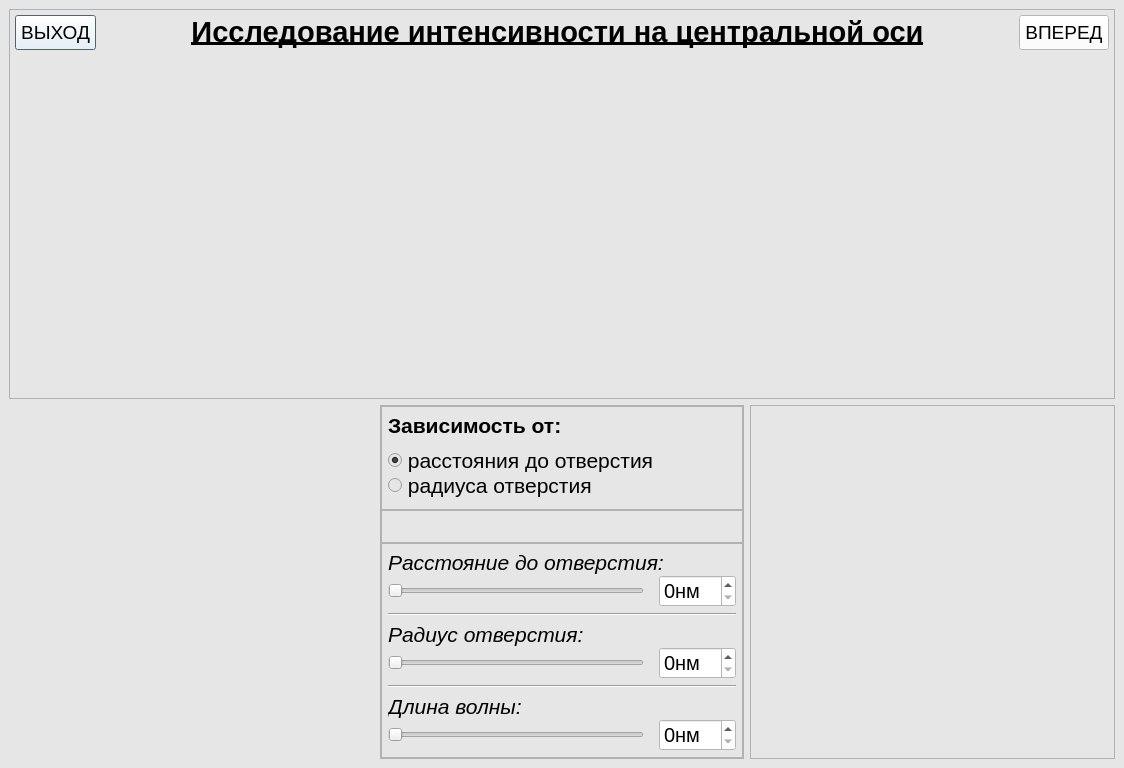
<?xml version="1.0" encoding="UTF-8"?>
<ui version="4.0">
 <class>IntensityGraphWindow</class>
 <widget class="QMainWindow" name="IntensityGraphWindow">
  <property name="geometry">
   <rect>
    <x>0</x>
    <y>0</y>
    <width>1124</width>
    <height>768</height>
   </rect>
  </property>
  <property name="windowTitle">
   <string>MainWindow</string>
  </property>
  <property name="styleSheet">
   <string notr="true">background-color: rgb(230, 230, 230);</string>
  </property>
  <widget class="QWidget" name="centralwidget">
   <layout class="QGridLayout" name="gridLayout_2" rowstretch="0,0,11,10">
    <item row="2" column="0" colspan="3">
     <widget class="QFrame" name="frame_3">
      <property name="frameShape">
       <enum>QFrame::StyledPanel</enum>
      </property>
      <property name="frameShadow">
       <enum>QFrame::Raised</enum>
      </property>
      <layout class="QGridLayout" name="gridLayout_3">
       <property name="leftMargin">
        <number>0</number>
       </property>
       <property name="topMargin">
        <number>0</number>
       </property>
       <property name="rightMargin">
        <number>0</number>
       </property>
       <property name="bottomMargin">
        <number>0</number>
       </property>
       <property name="spacing">
        <number>0</number>
       </property>
       <item row="0" column="0">
        <widget class="QWidget" name="widget" native="true">
         <property name="sizePolicy">
          <sizepolicy hsizetype="Preferred" vsizetype="Fixed">
           <horstretch>0</horstretch>
           <verstretch>0</verstretch>
          </sizepolicy>
         </property>
         <layout class="QHBoxLayout" name="horizontalLayout_4">
          <property name="spacing">
           <number>5</number>
          </property>
          <property name="leftMargin">
           <number>5</number>
          </property>
          <property name="topMargin">
           <number>5</number>
          </property>
          <property name="rightMargin">
           <number>5</number>
          </property>
          <property name="bottomMargin">
           <number>10</number>
          </property>
          <item alignment="Qt::AlignLeft">
           <widget class="FontScalablePushButton" name="pushButton_Back">
            <property name="sizePolicy">
             <sizepolicy hsizetype="Preferred" vsizetype="Expanding">
              <horstretch>0</horstretch>
              <verstretch>0</verstretch>
             </sizepolicy>
            </property>
            <property name="minimumSize">
             <size>
              <width>0</width>
              <height>0</height>
             </size>
            </property>
            <property name="font">
             <font>
              <family>Arial</family>
              <pointsize>14</pointsize>
             </font>
            </property>
            <property name="styleSheet">
             <string notr="true">background-color:white;
padding-top:5%;
padding-bottom:5%;
padding-left:5%;
padding-right:5%</string>
            </property>
            <property name="text">
             <string>ВЫХОД</string>
            </property>
            <property name="autoDefault">
             <bool>false</bool>
            </property>
            <property name="default">
             <bool>true</bool>
            </property>
            <property name="flat">
             <bool>false</bool>
            </property>
           </widget>
          </item>
          <item>
           <spacer name="horizontalSpacer_2">
            <property name="orientation">
             <enum>Qt::Horizontal</enum>
            </property>
            <property name="sizeHint" stdset="0">
             <size>
              <width>40</width>
              <height>20</height>
             </size>
            </property>
           </spacer>
          </item>
          <item alignment="Qt::AlignHCenter|Qt::AlignVCenter">
           <widget class="FontScalableLabel" name="label">
            <property name="maximumSize">
             <size>
              <width>16777215</width>
              <height>50</height>
             </size>
            </property>
            <property name="font">
             <font>
              <family>Arial</family>
              <pointsize>22</pointsize>
              <weight>75</weight>
              <bold>true</bold>
              <underline>true</underline>
             </font>
            </property>
            <property name="text">
             <string>Исследование интенсивности на центральной оси</string>
            </property>
            <property name="alignment">
             <set>Qt::AlignCenter</set>
            </property>
           </widget>
          </item>
          <item>
           <spacer name="horizontalSpacer">
            <property name="orientation">
             <enum>Qt::Horizontal</enum>
            </property>
            <property name="sizeHint" stdset="0">
             <size>
              <width>40</width>
              <height>20</height>
             </size>
            </property>
           </spacer>
          </item>
          <item>
           <widget class="FontScalablePushButton" name="pushButton_Back_2">
            <property name="sizePolicy">
             <sizepolicy hsizetype="Preferred" vsizetype="Expanding">
              <horstretch>0</horstretch>
              <verstretch>0</verstretch>
             </sizepolicy>
            </property>
            <property name="minimumSize">
             <size>
              <width>0</width>
              <height>0</height>
             </size>
            </property>
            <property name="font">
             <font>
              <family>Arial</family>
              <pointsize>14</pointsize>
             </font>
            </property>
            <property name="styleSheet">
             <string notr="true">background-color:white;
padding-top:5%;
padding-bottom:5%;
padding-left:5%;
padding-right:5%</string>
            </property>
            <property name="text">
             <string>ВПЕРЕД</string>
            </property>
            <property name="flat">
             <bool>false</bool>
            </property>
           </widget>
          </item>
         </layout>
        </widget>
       </item>
       <item row="1" column="0">
        <widget class="QCustomPlot" name="widget_Graph" native="true">
         <property name="maximumSize">
          <size>
           <width>16777215</width>
           <height>16000000</height>
          </size>
         </property>
        </widget>
       </item>
      </layout>
     </widget>
    </item>
    <item row="3" column="2">
     <widget class="QFrame" name="frame_2">
      <property name="frameShape">
       <enum>QFrame::StyledPanel</enum>
      </property>
      <property name="frameShadow">
       <enum>QFrame::Raised</enum>
      </property>
      <layout class="QGridLayout" name="gridLayout_5">
       <property name="leftMargin">
        <number>0</number>
       </property>
       <property name="topMargin">
        <number>0</number>
       </property>
       <property name="rightMargin">
        <number>0</number>
       </property>
       <property name="bottomMargin">
        <number>0</number>
       </property>
       <property name="spacing">
        <number>0</number>
       </property>
       <item row="0" column="0">
        <widget class="SpiralGraph" name="widget_spiralGraph" native="true">
         <property name="sizePolicy">
          <sizepolicy hsizetype="MinimumExpanding" vsizetype="Preferred">
           <horstretch>0</horstretch>
           <verstretch>0</verstretch>
          </sizepolicy>
         </property>
        </widget>
       </item>
      </layout>
     </widget>
    </item>
    <item row="3" column="0">
     <layout class="QGridLayout" name="gridLayout">
      <item row="0" column="0">
       <widget class="QFrame" name="frame">
        <property name="sizePolicy">
         <sizepolicy hsizetype="MinimumExpanding" vsizetype="Preferred">
          <horstretch>0</horstretch>
          <verstretch>0</verstretch>
         </sizepolicy>
        </property>
        <property name="frameShape">
         <enum>QFrame::NoFrame</enum>
        </property>
        <property name="frameShadow">
         <enum>QFrame::Raised</enum>
        </property>
        <layout class="QGridLayout" name="gridLayout_4">
         <property name="leftMargin">
          <number>0</number>
         </property>
         <property name="topMargin">
          <number>0</number>
         </property>
         <property name="rightMargin">
          <number>0</number>
         </property>
         <property name="bottomMargin">
          <number>0</number>
         </property>
         <property name="spacing">
          <number>0</number>
         </property>
         <item row="0" column="0">
          <widget class="ZonesGraph" name="widget_Zones" native="true"/>
         </item>
        </layout>
       </widget>
      </item>
     </layout>
    </item>
    <item row="3" column="1">
     <widget class="QFrame" name="frame_4">
      <property name="sizePolicy">
       <sizepolicy hsizetype="Ignored" vsizetype="Ignored">
        <horstretch>0</horstretch>
        <verstretch>0</verstretch>
       </sizepolicy>
      </property>
      <property name="frameShape">
       <enum>QFrame::StyledPanel</enum>
      </property>
      <property name="frameShadow">
       <enum>QFrame::Raised</enum>
      </property>
      <layout class="QGridLayout" name="gridLayout_6">
       <property name="leftMargin">
        <number>0</number>
       </property>
       <property name="topMargin">
        <number>0</number>
       </property>
       <property name="rightMargin">
        <number>0</number>
       </property>
       <property name="bottomMargin">
        <number>0</number>
       </property>
       <property name="spacing">
        <number>0</number>
       </property>
       <item row="0" column="0">
        <widget class="QFrame" name="frame_5">
         <property name="sizePolicy">
          <sizepolicy hsizetype="Preferred" vsizetype="Fixed">
           <horstretch>0</horstretch>
           <verstretch>0</verstretch>
          </sizepolicy>
         </property>
         <property name="frameShape">
          <enum>QFrame::StyledPanel</enum>
         </property>
         <property name="frameShadow">
          <enum>QFrame::Raised</enum>
         </property>
         <layout class="QVBoxLayout" name="verticalLayout">
          <property name="spacing">
           <number>5</number>
          </property>
          <property name="leftMargin">
           <number>6</number>
          </property>
          <property name="topMargin">
           <number>6</number>
          </property>
          <property name="rightMargin">
           <number>6</number>
          </property>
          <property name="bottomMargin">
           <number>6</number>
          </property>
          <item>
           <widget class="FontScalableLabel" name="label_5">
            <property name="font">
             <font>
              <family>Arial</family>
              <pointsize>16</pointsize>
              <weight>75</weight>
              <bold>true</bold>
             </font>
            </property>
            <property name="text">
             <string>Зависимость от:</string>
            </property>
           </widget>
          </item>
          <item>
           <widget class="QWidget" name="widget_2" native="true">
            <property name="sizePolicy">
             <sizepolicy hsizetype="Preferred" vsizetype="Fixed">
              <horstretch>0</horstretch>
              <verstretch>0</verstretch>
             </sizepolicy>
            </property>
            <property name="minimumSize">
             <size>
              <width>0</width>
              <height>60</height>
             </size>
            </property>
            <layout class="QGridLayout" name="gridLayout_8">
             <property name="leftMargin">
              <number>0</number>
             </property>
             <property name="topMargin">
              <number>0</number>
             </property>
             <property name="rightMargin">
              <number>0</number>
             </property>
             <property name="bottomMargin">
              <number>0</number>
             </property>
             <property name="spacing">
              <number>0</number>
             </property>
             <item row="0" column="0">
              <layout class="QGridLayout" name="gridLayout_7">
               <property name="spacing">
                <number>0</number>
               </property>
               <item row="0" column="0">
                <widget class="QRadioButton" name="radioButton_xDependance">
                 <property name="sizePolicy">
                  <sizepolicy hsizetype="Fixed" vsizetype="Fixed">
                   <horstretch>0</horstretch>
                   <verstretch>0</verstretch>
                  </sizepolicy>
                 </property>
                 <property name="font">
                  <font>
                   <pointsize>18</pointsize>
                  </font>
                 </property>
                 <property name="text">
                  <string/>
                 </property>
                 <property name="checked">
                  <bool>true</bool>
                 </property>
                </widget>
               </item>
               <item row="0" column="1">
                <widget class="FontScalableLabel" name="label_2">
                 <property name="sizePolicy">
                  <sizepolicy hsizetype="MinimumExpanding" vsizetype="Preferred">
                   <horstretch>0</horstretch>
                   <verstretch>0</verstretch>
                  </sizepolicy>
                 </property>
                 <property name="font">
                  <font>
                   <family>Arial</family>
                   <pointsize>16</pointsize>
                  </font>
                 </property>
                 <property name="text">
                  <string> расстояния до отверстия</string>
                 </property>
                </widget>
               </item>
               <item row="1" column="0">
                <widget class="QRadioButton" name="radioButton_holeDependance">
                 <property name="sizePolicy">
                  <sizepolicy hsizetype="Fixed" vsizetype="Fixed">
                   <horstretch>0</horstretch>
                   <verstretch>0</verstretch>
                  </sizepolicy>
                 </property>
                 <property name="font">
                  <font>
                   <pointsize>18</pointsize>
                  </font>
                 </property>
                 <property name="text">
                  <string/>
                 </property>
                </widget>
               </item>
               <item row="1" column="1">
                <widget class="FontScalableLabel" name="label_3">
                 <property name="sizePolicy">
                  <sizepolicy hsizetype="MinimumExpanding" vsizetype="Preferred">
                   <horstretch>0</horstretch>
                   <verstretch>0</verstretch>
                  </sizepolicy>
                 </property>
                 <property name="font">
                  <font>
                   <family>Arial</family>
                   <pointsize>16</pointsize>
                  </font>
                 </property>
                 <property name="text">
                  <string> радиуса отверстия</string>
                 </property>
                </widget>
               </item>
              </layout>
             </item>
            </layout>
           </widget>
          </item>
         </layout>
        </widget>
       </item>
       <item row="2" column="0">
        <widget class="QFrame" name="frame_6">
         <property name="sizePolicy">
          <sizepolicy hsizetype="Preferred" vsizetype="Expanding">
           <horstretch>0</horstretch>
           <verstretch>0</verstretch>
          </sizepolicy>
         </property>
         <property name="minimumSize">
          <size>
           <width>0</width>
           <height>200</height>
          </size>
         </property>
         <property name="frameShape">
          <enum>QFrame::StyledPanel</enum>
         </property>
         <property name="frameShadow">
          <enum>QFrame::Raised</enum>
         </property>
         <layout class="QVBoxLayout" name="verticalLayout_3">
          <property name="leftMargin">
           <number>6</number>
          </property>
          <property name="topMargin">
           <number>6</number>
          </property>
          <property name="rightMargin">
           <number>6</number>
          </property>
          <property name="bottomMargin">
           <number>6</number>
          </property>
          <item>
           <layout class="QVBoxLayout" name="verticalLayout_2">
            <property name="spacing">
             <number>0</number>
            </property>
            <item>
             <widget class="FontScalableLabel" name="label_4">
              <property name="sizePolicy">
               <sizepolicy hsizetype="Expanding" vsizetype="Preferred">
                <horstretch>0</horstretch>
                <verstretch>0</verstretch>
               </sizepolicy>
              </property>
              <property name="maximumSize">
               <size>
                <width>500</width>
                <height>36</height>
               </size>
              </property>
              <property name="font">
               <font>
                <family>Arial</family>
                <pointsize>16</pointsize>
                <italic>true</italic>
               </font>
              </property>
              <property name="text">
               <string>Расстояние до отверстия:</string>
              </property>
              <property name="scaledContents">
               <bool>false</bool>
              </property>
              <property name="alignment">
               <set>Qt::AlignLeading|Qt::AlignLeft|Qt::AlignTop</set>
              </property>
             </widget>
            </item>
            <item>
             <layout class="QHBoxLayout" name="horizontalLayout">
              <property name="spacing">
               <number>15</number>
              </property>
              <item>
               <widget class="QSlider" name="slider_xDistance">
                <property name="orientation">
                 <enum>Qt::Horizontal</enum>
                </property>
               </widget>
              </item>
              <item>
               <widget class="FontScalableSpinBox" name="spin_xDistance">
                <property name="sizePolicy">
                 <sizepolicy hsizetype="Minimum" vsizetype="Preferred">
                  <horstretch>0</horstretch>
                  <verstretch>0</verstretch>
                 </sizepolicy>
                </property>
                <property name="minimumSize">
                 <size>
                  <width>0</width>
                  <height>0</height>
                 </size>
                </property>
                <property name="font">
                 <font>
                  <pointsize>15</pointsize>
                 </font>
                </property>
                <property name="autoFillBackground">
                 <bool>false</bool>
                </property>
                <property name="styleSheet">
                 <string notr="true">background-color: white;</string>
                </property>
                <property name="suffix">
                 <string>нм</string>
                </property>
               </widget>
              </item>
             </layout>
            </item>
           </layout>
          </item>
          <item>
           <widget class="Line" name="line">
            <property name="orientation">
             <enum>Qt::Horizontal</enum>
            </property>
           </widget>
          </item>
          <item>
           <layout class="QVBoxLayout" name="verticalLayout_6">
            <property name="spacing">
             <number>0</number>
            </property>
            <item>
             <widget class="FontScalableLabel" name="label_holeRadius">
              <property name="sizePolicy">
               <sizepolicy hsizetype="Expanding" vsizetype="Preferred">
                <horstretch>1</horstretch>
                <verstretch>0</verstretch>
               </sizepolicy>
              </property>
              <property name="maximumSize">
               <size>
                <width>500</width>
                <height>16777215</height>
               </size>
              </property>
              <property name="font">
               <font>
                <family>Arial</family>
                <pointsize>16</pointsize>
                <italic>true</italic>
               </font>
              </property>
              <property name="text">
               <string>Радиус отверстия:</string>
              </property>
              <property name="scaledContents">
               <bool>false</bool>
              </property>
              <property name="alignment">
               <set>Qt::AlignLeading|Qt::AlignLeft|Qt::AlignTop</set>
              </property>
             </widget>
            </item>
            <item>
             <layout class="QHBoxLayout" name="horizontalLayout_3">
              <property name="spacing">
               <number>15</number>
              </property>
              <item>
               <widget class="QSlider" name="slider_HoleRadius">
                <property name="orientation">
                 <enum>Qt::Horizontal</enum>
                </property>
               </widget>
              </item>
              <item>
               <widget class="FontScalableSpinBox" name="spin_HoleRadius">
                <property name="sizePolicy">
                 <sizepolicy hsizetype="Preferred" vsizetype="Preferred">
                  <horstretch>0</horstretch>
                  <verstretch>0</verstretch>
                 </sizepolicy>
                </property>
                <property name="minimumSize">
                 <size>
                  <width>0</width>
                  <height>0</height>
                 </size>
                </property>
                <property name="font">
                 <font>
                  <pointsize>15</pointsize>
                 </font>
                </property>
                <property name="styleSheet">
                 <string notr="true">background-color: white;</string>
                </property>
                <property name="suffix">
                 <string>нм</string>
                </property>
               </widget>
              </item>
             </layout>
            </item>
           </layout>
          </item>
          <item>
           <widget class="Line" name="line_2">
            <property name="orientation">
             <enum>Qt::Horizontal</enum>
            </property>
           </widget>
          </item>
          <item>
           <layout class="QVBoxLayout" name="verticalLayout_4">
            <property name="spacing">
             <number>0</number>
            </property>
            <item>
             <widget class="FontScalableLabel" name="label_WaveLength">
              <property name="sizePolicy">
               <sizepolicy hsizetype="Expanding" vsizetype="Preferred">
                <horstretch>0</horstretch>
                <verstretch>0</verstretch>
               </sizepolicy>
              </property>
              <property name="font">
               <font>
                <family>Arial</family>
                <pointsize>16</pointsize>
                <weight>50</weight>
                <italic>true</italic>
                <bold>false</bold>
               </font>
              </property>
              <property name="text">
               <string>Длина волны:</string>
              </property>
              <property name="alignment">
               <set>Qt::AlignLeading|Qt::AlignLeft|Qt::AlignTop</set>
              </property>
             </widget>
            </item>
            <item>
             <layout class="QHBoxLayout" name="horizontalLayout_2">
              <property name="spacing">
               <number>15</number>
              </property>
              <item>
               <widget class="QSlider" name="slider_WaveLength">
                <property name="font">
                 <font>
                  <pointsize>15</pointsize>
                 </font>
                </property>
                <property name="orientation">
                 <enum>Qt::Horizontal</enum>
                </property>
               </widget>
              </item>
              <item>
               <widget class="FontScalableSpinBox" name="spin_WaveLength">
                <property name="sizePolicy">
                 <sizepolicy hsizetype="Preferred" vsizetype="Preferred">
                  <horstretch>0</horstretch>
                  <verstretch>0</verstretch>
                 </sizepolicy>
                </property>
                <property name="minimumSize">
                 <size>
                  <width>0</width>
                  <height>0</height>
                 </size>
                </property>
                <property name="font">
                 <font>
                  <pointsize>15</pointsize>
                 </font>
                </property>
                <property name="styleSheet">
                 <string notr="true">background-color: white;</string>
                </property>
                <property name="suffix">
                 <string>нм</string>
                </property>
               </widget>
              </item>
             </layout>
            </item>
           </layout>
          </item>
         </layout>
        </widget>
       </item>
       <item row="1" column="0">
        <widget class="QFrame" name="frame_7">
         <property name="sizePolicy">
          <sizepolicy hsizetype="Preferred" vsizetype="Expanding">
           <horstretch>0</horstretch>
           <verstretch>0</verstretch>
          </sizepolicy>
         </property>
         <property name="frameShape">
          <enum>QFrame::StyledPanel</enum>
         </property>
         <property name="frameShadow">
          <enum>QFrame::Raised</enum>
         </property>
         <layout class="QVBoxLayout" name="verticalLayout_5"/>
        </widget>
       </item>
      </layout>
     </widget>
    </item>
   </layout>
  </widget>
 </widget>
 <customwidgets>
  <customwidget>
   <class>QCustomPlot</class>
   <extends>QWidget</extends>
   <header>qcustomplot.h</header>
   <container>1</container>
  </customwidget>
  <customwidget>
   <class>SpiralGraph</class>
   <extends>QWidget</extends>
   <header>spiralgraph.h</header>
   <container>1</container>
  </customwidget>
  <customwidget>
   <class>ZonesGraph</class>
   <extends>QWidget</extends>
   <header>zonesgraph.h</header>
   <container>1</container>
  </customwidget>
  <customwidget>
   <class>FontScalableLabel</class>
   <extends>QLabel</extends>
   <header>fontscalablelabel.h</header>
  </customwidget>
  <customwidget>
   <class>FontScalableSpinBox</class>
   <extends>QSpinBox</extends>
   <header>fontscalablespinbox.h</header>
  </customwidget>
  <customwidget>
   <class>FontScalablePushButton</class>
   <extends>QPushButton</extends>
   <header>fontscalablepushbutton.h</header>
  </customwidget>
 </customwidgets>
 <resources/>
 <connections/>
</ui>
